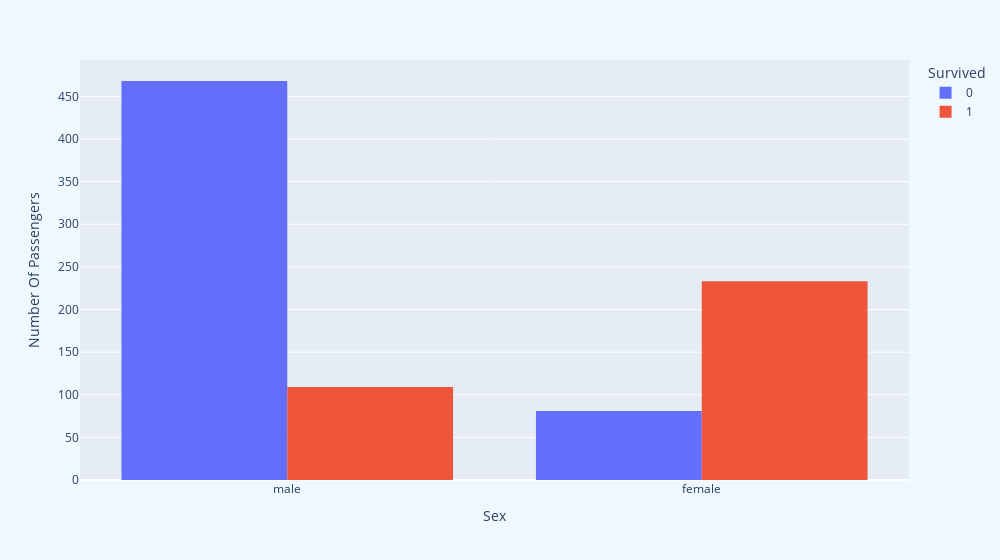

Source (notebook cell):
### Code cell
fig = px.histogram(train_df,x='Sex',color='Survived',width=1000)
fig.update_layout(yaxis_title="Number Of Passengers",barmode='group',bargroupgap=0,paper_bgcolor="aliceblue")
fig.show()

### Figure 1 — Plotly figure (JSON) as saved in the notebook; plotly's stock layout.template omitted (floating-point values rounded to 4 significant figures; data arrays with more than 128 entries replaced by an {"elided": "..."} marker saying what was removed)
{"data": [{"alignmentgroup": "True", "bingroup": "x", "hovertemplate": "Survived=0<br>Sex=%{x}<br>count=%{y}<extra></extra>", "legendgroup": "0", "marker": {"color": "#636efa", "pattern": {"shape": ""}}, "name": "0", "offsetgroup": "0", "orientation": "v", "showlegend": true, "type": "histogram", "x": {"elided": "549 str values"}, "xaxis": "x", "yaxis": "y"}, {"alignmentgroup": "True", "bingroup": "x", "hovertemplate": "Survived=1<br>Sex=%{x}<br>count=%{y}<extra></extra>", "legendgroup": "1", "marker": {"color": "#EF553B", "pattern": {"shape": ""}}, "name": "1", "offsetgroup": "1", "orientation": "v", "showlegend": true, "type": "histogram", "x": {"elided": "342 str values"}, "xaxis": "x", "yaxis": "y"}], "layout": {"bargroupgap": 0, "barmode": "group", "legend": {"title": {"text": "Survived"}, "tracegroupgap": 0}, "margin": {"t": 60}, "paper_bgcolor": "aliceblue", "width": 1000, "xaxis": {"anchor": "y", "domain": [0, 1], "title": {"text": "Sex"}}, "yaxis": {"anchor": "x", "domain": [0, 1], "title": {"text": "Number Of Passengers"}}}}
